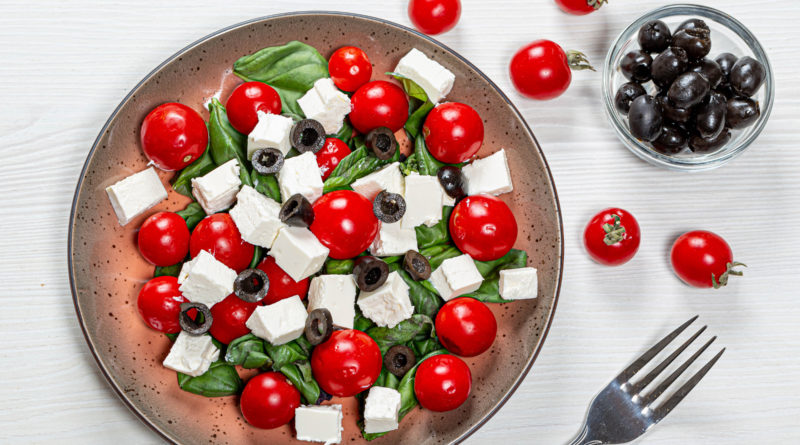
#> input picture 5.jpg, 800 x 445 px
$ python lab5.py
#> lines starting #> are read from the running program, lines starting #| are printed output that depends on the picture; after the words box and inside, x2 and y2 are one past the last pixel; in counts of white or black regions, pixels touching at a corner belong together
# -*- coding: utf-8 -*-
"""
Created on Mon Oct 21 23:08:51 2024

@author: Vanya
"""

import sys
sys.path.append('../')
# %matplotlib inline
import matplotlib.pyplot as plt
import cv2 as cv
import numpy as np
from utility import util
from matplotlib import colors
from matplotlib.colors import hsv_to_rgb

"""Загружаем изображение. Преобразуем в модели RGB и HSV"""
image = cv.imread('5.jpg')
#> image is the input picture: shape (445, 800, 3); mean B, G, R 141.1, 148.8, 180
image_rgb = cv.cvtColor(image, cv.COLOR_BGR2RGB)
image_hsv = cv.cvtColor(image_rgb, cv.COLOR_RGB2HSV)
#> image_hsv: shape (445, 800, 3); mean H, S, V 53.8, 73.5, 183.5

"""Вывод изображения"""
plt.figure(figsize=(15,20))
plt.subplot(1, 3, 1)
plt.imshow(image)
plt.subplot(1, 3, 2)
plt.imshow(image_rgb)
plt.subplot(1, 3, 3)
plt.imshow(image_hsv)
plt.show()
#> figure, not shown here; B, G, R data is drawn as R, G, B

"""Распределение цветов в RGB"""
r, g, b = cv.split(image_rgb)
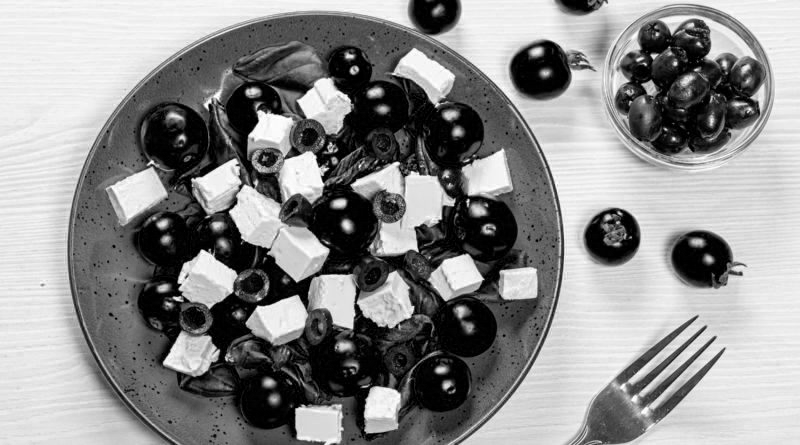
#> b: shape (445, 800); min 0, max 255, mean 141.1
fig = plt.figure()
axis = fig.add_subplot(1, 1, 1, projection="3d")
pixel_colors = image_rgb.reshape((np.shape(image_rgb)[0]*np.shape(image_rgb)[1], 3))
norm = colors.Normalize(vmin=-1.,vmax=1.)
norm.autoscale(pixel_colors)
pixel_colors = norm(pixel_colors).tolist()
#> pixel_colors = 356000 items
axis.scatter(r.flatten(), g.flatten(), b.flatten(), facecolors=pixel_colors, marker=".")
axis.set_xlabel("Red")
axis.set_ylabel("Green")
axis.set_zlabel("Blue")
plt.show()

"""Распределение компонент в HSV"""
h, s, v = cv.split(image_hsv)
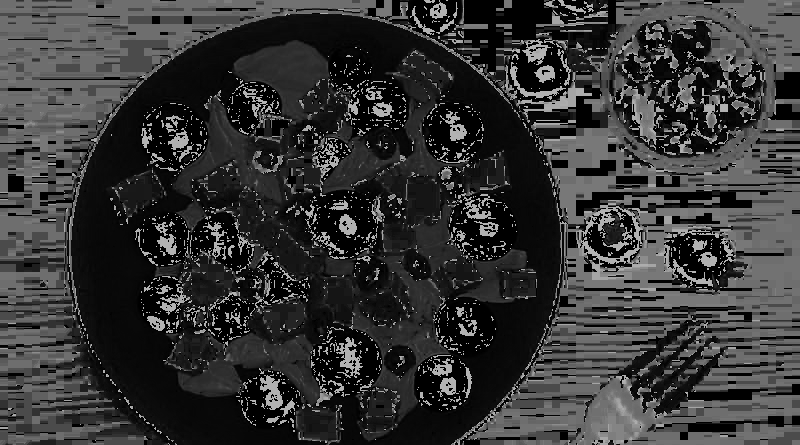
#> h: shape (445, 800); min 0, max 179, mean 53.8
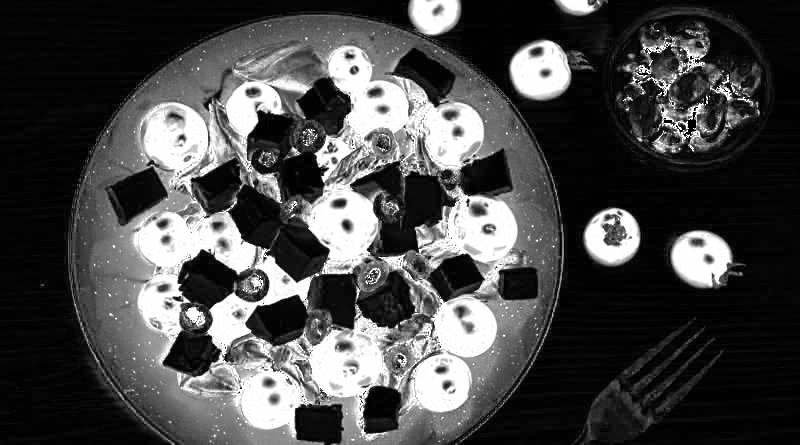
#> s: shape (445, 800); min 0, max 255, mean 73.5
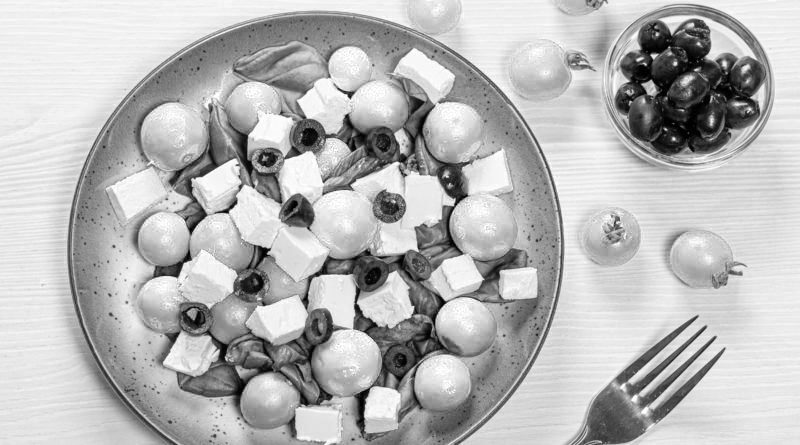
#> v: shape (445, 800); min 0, max 255, mean 183.5
fig = plt.figure()
axis = fig.add_subplot(1, 1, 1, projection="3d")

axis.scatter(h.flatten(), s.flatten(), facecolors=pixel_colors, marker=".")
axis.set_xlabel("Hue")
axis.set_ylabel("Saturation")
axis.set_zlabel("Value")
plt.show()
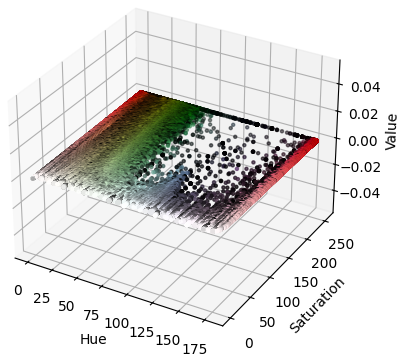
#> figure drawn by matplotlib, 1 panel

"""Диапозон тёмных тонов оливок"""
light1 = (0, 0, 30)
dark1 = (150, 150, 40)

"""Диапозон светлых тонов оливок"""
light2 = (0, 25, 35)
dark2 = (40, 110, 100)

"""Формирование масок и результирующей маски"""
mask1 = cv.inRange(image_hsv, light1, dark1)
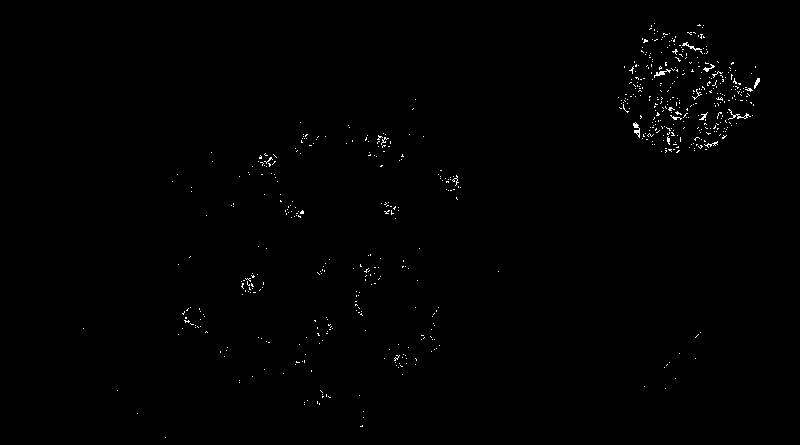
#> mask1: shape (445, 800); 0.52% white in thin lines or dots, all inside (x1, y1, x2, y2) = (83, 23, 760, 438)
mask2 = cv.inRange(image_hsv, light2, dark2)
#> mask2: shape (445, 800); 2.9% white in thin lines or dots, all inside (x1, y1, x2, y2) = (68, 0, 763, 445)
mask = mask1 + mask2

"""Наложение маски на изображение"""
result = cv.bitwise_and(image_rgb, image_rgb, mask=mask)
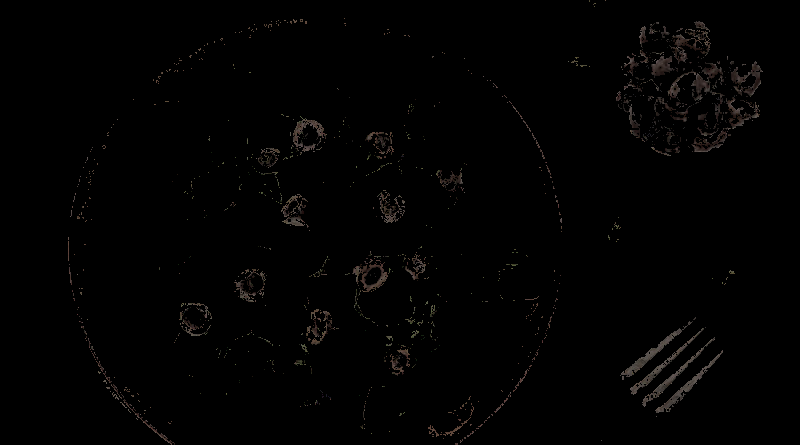
#> result: shape (445, 800, 3); mean R, G, B 2.2, 1.8, 1.6

plt.figure(figsize=(15,20))
plt.subplot(1, 3, 1)
plt.imshow(result)
plt.subplot(1, 3, 2)
plt.imshow(mask, cmap="gray")
plt.show()
